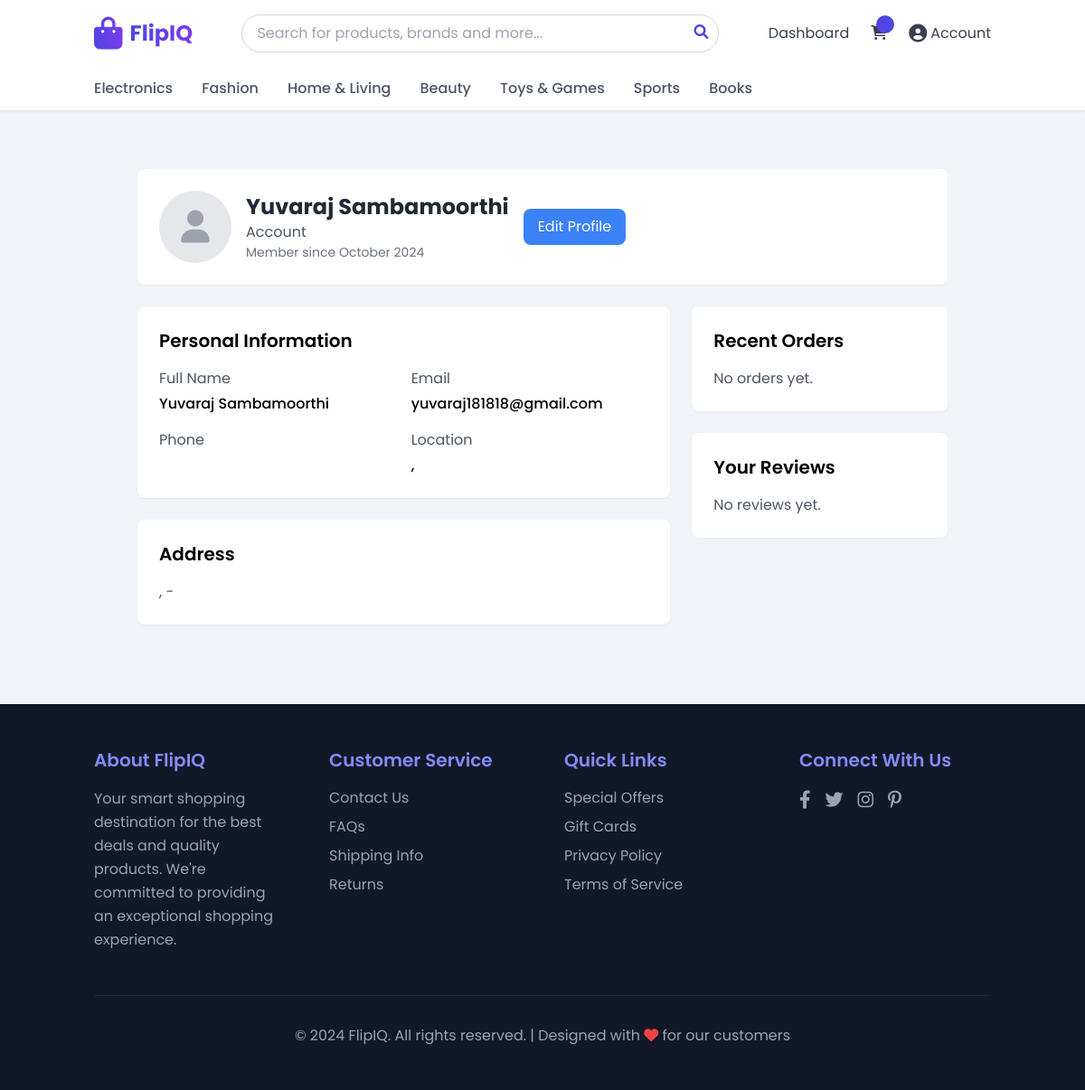
The page /user_profile/ (signed in) on the database its author committed.
### flipkart_app/models.py (models this page shows)
class User(AbstractUser):
    is_customer = models.BooleanField(default=False)
    is_seller = models.BooleanField(default=False)

### flipkart_app/views.py (the view, shortened to what this page needs)
# urls.py: path('user_profile/', views.profile, name='profile'),  # User profile management
@login_required
def profile(request):
    profile = request.user.profile
    return render(request, 'flipkart_app/user_profile.html', {'profile': profile})

### flipkart_app/templates/flipkart_app/user_profile.html (shortened to what this page needs)
{% extends 'flipkart_app/base.html' %}
{% block content %}
<div class="container mx-auto px-4 py-8">
    <div class="max-w-4xl mx-auto">
        <div class="bg-white rounded-lg shadow-sm p-6 mb-6">
            <div class="flex items-center space-x-4">
                <div class="w-20 h-20 rounded-full bg-gray-200 flex items-center justify-center">
                    {% if user_profile.profile_picture %}
                        <img src="{{ user_profile.profile_picture.url }}" alt="Profile Picture" class="w-full h-full rounded-full object-cover">
                    {% else %}
                        <i class="fas fa-user text-4xl text-gray-400"></i>
                    {% endif %}
                </div>
                <div>
                    <h1 class="text-2xl font-bold text-gray-800">{{ user.get_full_name|default:user.username }}</h1>
                    <p class="text-gray-600">
                        {{ user_profile.user_type|title }} Account
                    </p>
                    <p class="text-sm text-gray-500">Member since {{ user.date_joined|date:"F Y" }}</p>
                </div>
                <button class="ml-auto bg-blue-500 text-white px-4 py-2 rounded-lg hover:bg-blue-600 transition duration-300">
                    Edit Profile
                </button>
            </div>
        </div>
        <div class="grid grid-cols-1 md:grid-cols-3 gap-6">
            <div class="col-span-2">
                <div class="bg-white rounded-lg shadow-sm p-6 mb-6">
                    <h2 class="text-xl font-semibold mb-4">Personal Information</h2>
                    <div class="grid grid-cols-2 gap-4">
                        <div>
                            <label class="block text-gray-600 mb-1">Full Name</label>
                            <p class="font-medium">{{ user.get_full_name|default:"Not provided" }}</p>
                        </div>
                        <div>
                            <label class="block text-gray-600 mb-1">Email</label>
                            <p class="font-medium">{{ user.email }}</p>
                        </div>
                        <div>
                            <label class="block text-gray-600 mb-1">Phone</label>
                        </div>
                        <div>
                            <label class="block text-gray-600 mb-1">Location</label>
                            <p class="font-medium">{{ user_profile.city }}, {{ user_profile.state }}</p>
                        </div>
                    </div>
                </div>
                <div class="bg-white rounded-lg shadow-sm p-6 mb-6">
                    <h2 class="text-xl font-semibold mb-4">Address</h2>
                    <p class="text-gray-600 mt-2">{{ user_profile.city }}, {{ user_profile.state }} - {{ user_profile.pincode }}</p>
                </div>
            </div>
            <div class="col-span-1">
                <div class="bg-white rounded-lg shadow-sm p-6 mb-6">
                    <h2 class="text-xl font-semibold mb-4">Recent Orders</h2>
                    {% for order in user.order_set.all|slice:":5" %}
                        <div class="border-b last:border-b-0 py-3">
                            <div class="flex justify-between">
                                <span class="font-medium">Order #{{ order.id }}</span>
                                <span class="text-sm {% if order.status == 'delivered' %}text-green-500{% else %}text-blue-500{% endif %}">
                                    {{ order.status|title }}
                                </span>
                            </div>
                            <p class="text-gray-600 text-sm">{{ order.created_at|date:"M d, Y" }}</p>
                            <p class="text-gray-800 mt-1">₹{{ order.total_amount }}</p>
                        </div>
                    {% empty %}
                        <p class="text-gray-600">No orders yet.</p>
                    {% endfor %}
                </div>
                <div class="bg-white rounded-lg shadow-sm p-6">
                    <h2 class="text-xl font-semibold mb-4">Your Reviews</h2>
                    {% for review in user.review_set.all|slice:":3" %}
                        <div class="border-b last:border-b-0 py-3">
                            <div class="flex justify-between items-start">
                                <div>
                                    <h3 class="font-medium">{{ review.product.name }}</h3>
                                    <div class="text-yellow-400">
                                        {% for i in "12345"|make_list %}
                                            {% if forloop.counter <= review.rating %}
                                                <i class="fas fa-star"></i>
                                            {% else %}
                                                <i class="far fa-star"></i>
                                            {% endif %}
                                        {% endfor %}
                                    </div>
                                </div>
                                <span class="text-sm text-gray-500">{{ review.created_at|date:"M d" }}</span>
                            </div>
                            <p class="text-gray-600 mt-1">{{ review.comment }}</p>
                        </div>
                    {% empty %}
                        <p class="text-gray-600">No reviews yet.</p>
                    {% endfor %}
                </div>
            </div>
        </div>
    </div>
</div>
{% endblock %}

### flipkart_app/templates/flipkart_app/base.html (style rules this page uses)
body { font-family: 'Poppins', sans-serif; background-color: #f0f4f8; }

### rows shown on the page
User: get_full_name "Yuvaraj Sambamoorthi", date_joined "October 2024", email "yuvaraj181818@gmail.com"
